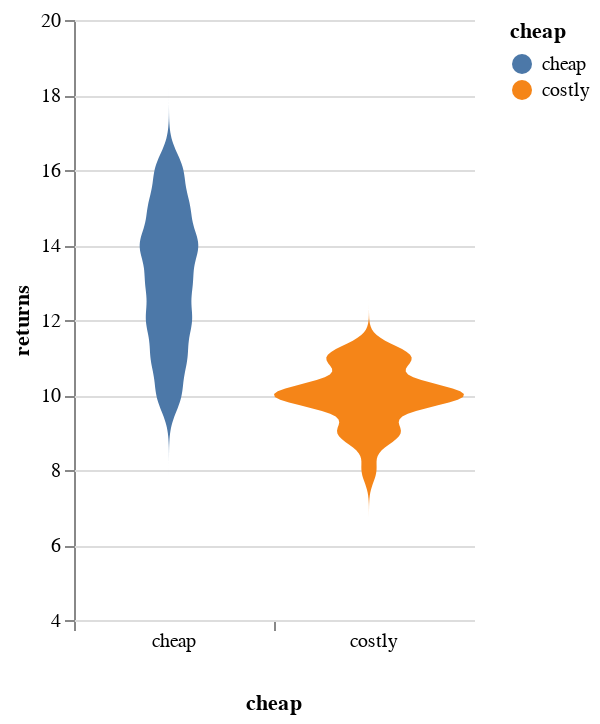

The code cell stored with this chart in its notebook:
### Code cell
df = pd.DataFrame(yr_list[20])
alt.Chart(df).transform_density(
    'returns',
    as_=['returns', 'density'],
    extent=[5, 20],
    groupby=['cheap']
).mark_area(orient='horizontal').encode(
    y='returns:Q',
    color='cheap:N',
    x=alt.X(
        'density:Q',
        stack='center',
        impute=None,
        title=None,
        axis=alt.Axis(labels=False, values=[0],grid=False, ticks=True),
    ),
    column=alt.Column(
        'cheap:N',
        header=alt.Header(
            titleOrient='bottom',
            labelOrient='bottom',
            labelPadding=0,
        ),
    )
).properties(
    width=100
).configure_facet(
    spacing=0
).configure_view(
    stroke=None
)

### Figure 1 — Vega-Lite specification as saved in the notebook (floating-point values rounded to 4 significant figures; data arrays with more than 128 entries replaced by an {"elided": "..."} marker saying what was removed)
{"config": {"view": {"continuousWidth": 400, "continuousHeight": 300, "stroke": null}, "facet": {"spacing": 0}}, "data": {"name": "data-668ac8f0030624ab89f9b05d3710966a"}, "mark": {"type": "area", "orient": "horizontal"}, "encoding": {"color": {"field": "cheap", "type": "nominal"}, "column": {"field": "cheap", "header": {"labelOrient": "bottom", "labelPadding": 0, "titleOrient": "bottom"}, "type": "nominal"}, "x": {"axis": {"grid": false, "labels": false, "ticks": true, "values": [0]}, "field": "density", "impute": null, "stack": "center", "title": null, "type": "quantitative"}, "y": {"field": "returns", "type": "quantitative"}}, "transform": [{"density": "returns", "extent": [5, 20], "groupby": ["cheap"], "as": ["returns", "density"]}], "width": 100, "$schema": "https://vega.github.io/schema/vega-lite/v4.17.0.json", "datasets": {"data-668ac8f0030624ab89f9b05d3710966a": {"elided": "498 records"}}}
